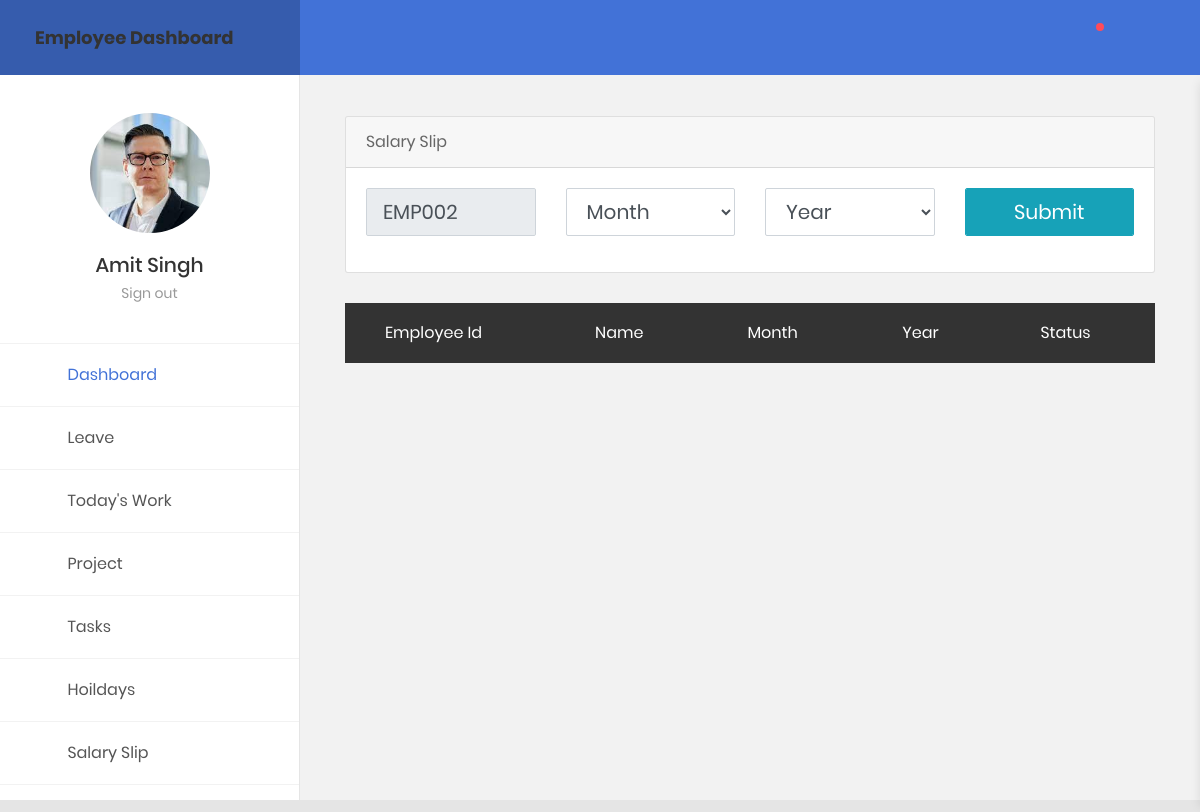
The page /employeeDashboard/paySlip (signed in) on the database its author committed.
### EMS/models.py (models this page shows, shortened)
class Employee(models.Model):
    fname = models.CharField(max_length=20)
    lname = models.CharField(max_length=20)
    contact = models.IntegerField()
    gender = models.CharField(max_length=20)
    dob=models.DateField()
    address=models.CharField(max_length=30)
    state=models.CharField(max_length=20)
    bloodGroup=models.CharField(max_length=20)
    managerName=models.CharField(max_length=30,null=True)
    managerId = models.CharField(max_length=20, null=True)
    joinDate=models.DateField(null=True)
    salary=models.IntegerField(null=True, default=30000)
    leave=models.IntegerField(null=True, default=14)
    qualification=models.CharField(max_length=30)
    activation_Date = models.DateTimeField(null=True)
    deactivation_Date = models.DateTimeField(null=True)
    account = models.CharField(max_length=20, default="Deactive")
    emailId=models.EmailField()
    password=models.CharField(max_length=20)
    resume = models.FileField(upload_to='documents', null=True)
    about = models.CharField(max_length=40, null=True)
    image =models.ImageField(upload_to='images/', null=True)
    empCode = models.CharField(primary_key=True, editable=False, max_length=10, unique=True,default="None")

### EMS/views.py (the view)
# urls.py: path('employeeDashboard/paySlip', views.paySlip, name="paySlip"),
def paySlip(request):
    if request.session.has_key('empid'):
        id = request.session['empid']
        fname = request.session['fname']
        lname = request.session['lname']
        empImage = get_object_or_404(Employee, empCode=id)
        param = {'fname': fname, 'lname': lname, 'id': id, 'empImage': empImage}
        return render(request, "employeeDashboard/paySlip.html", param)

### EMS/templates/employeeDashboard/paySlip.html (shortened to what this page needs)
{% extends 'employeeDashboard/base.html' %}
{% load static %}
{% block content %}
<div class="main-content">
    <div class="section__content section__content--p30">
        <div class="container-fluid">
<div class="content-wrapper">
 <section class="content">
	                   <div class="row">
                            <div class="col-lg-12">
                                <div class="card">
                                    <div class="card-header">Salary Slip</div>
                                    <div class="card-body">
                                      		<form action="/searchPaySlip/" method="post">
			                                  <div class="row form-group">
                                                <div class="col-12 col-md-3">
													<input type="text" name="eid" value="{{id}}" class="form-control-lg form-control" readonly>
                                                  </div>
                                                    <div class="col-12 col-md-3">
														<select name="month"  class="form-control-lg form-control">
                                            			<option value="">Month</option>
							                    	</select>
                                                    </div>
												  <div class="col-12 col-md-3">
														<select name="year"  class="form-control-lg form-control">
                                            			<option value="">Year</option>
							                				</select>
                                                    </div>
                                                    <div class="col-12 col-md-3">
                                                        <input type="submit" class="form-control-lg form-control btn btn-lg btn-info btn-block">
                                                    </div>
                                            </div>
                                        </form>
                                    </div>
                                </div>
                            </div>
					   </div>
	       <div class="row">
                            <div class="col-md-12">
                                <div class="">
                                    <table class="table table-borderless  table-striped table-earning">
                                  <thead>
                                    <tr>
											<th>Employee Id</th>
                                            <th>Name</th>
                                			<th>Month</th>
											<th>Year</th>
											<th>Status</th>
						            </tr>
                                  </thead>
                                    </table>
                                </div>
                            </div>
                        </div>
    </div>
</div>
{% endblock %}

### EMS/templates/employeeDashboard/base.html (shortened to what this page needs)
{% load static %}
<html lang="en">
<head>
</head>
<body>
<html lang="en">
<head>
    <link href="{% static 'employeeStatic/css/font-face.css' %}" rel="stylesheet" media="all">
    <link href="{% static 'employeeStatic/vendor/font-awesome-4.7/css/font-awesome.min.css' %}" rel="stylesheet" media="all">
    <link href="{% static 'employeeStatic/vendor/font-awesome-5/css/fontawesome-all.min.css' %}" rel="stylesheet" media="all">
    <link href="{% static 'employeeStatic/vendor/mdi-font/css/material-design-iconic-font.min.css' %}" rel="stylesheet" media="all">
    <link href="{% static 'employeeStatic/vendor/bootstrap-4.1/bootstrap.min.css' %}" rel="stylesheet" media="all">
    <link href="{% static 'employeeStatic/vendor/animsition/animsition.min.css' %}" rel="stylesheet" media="all">
    <link href="{% static 'employeeStatic/vendor/bootstrap-progressbar/bootstrap-progressbar-3.3.4.min.css' %}" rel="stylesheet" media="all">
    <link href="{% static 'employeeStatic/vendor/wow/animate.css' %}" rel="stylesheet" media="all">
    <link href="{% static 'employeeStatic/vendor/css-hamburgers/hamburgers.min.css' %}" rel="stylesheet" media="all">
    <link href="{% static 'employeeStatic/vendor/slick/slick.css' %}" rel="stylesheet" media="all">
    <link href="{% static 'employeeStatic/vendor/select2/select2.min.css' %}" rel="stylesheet" media="all">
    <link href="{% static 'employeeStatic/vendor/perfect-scrollbar/perfect-scrollbar.css' %}" rel="stylesheet" media="all">
    <link href="{% static 'employeeStatic/vendor/vector-map/jqvmap.min.css' %}" rel="stylesheet" media="all">
    <link href="{% static 'employeeStatic/css/theme.css' %}" rel="stylesheet" media="all">
</head>
<body class="animsition">
    <div class="page-wrapper">
        <aside class="menu-sidebar2">
            <div class="logo">
                <a href="#">
                    <h4>Employee Dashboard</h4>
                </a>
            </div>
            <div class="menu-sidebar2__content js-scrollbar1">
                <div class="account2">
                    <div class="image img-cir img-120">
                        <img src="{{empImage.image.url}}" alt="John Doe" />
                    </div>
                    <h4 class="name">{{fname}} {{lname}}</h4>
                    <a href="{% url 'logOut' %}">Sign out</a>
                </div>
                <nav class="navbar-sidebar2">
                    <ul class="list-unstyled navbar__list">
                        <li class="active has-sub">
                            <a class="js-arrow" href="{% url 'employeeDashboard' %}">
                                <i class="fas fa-tachometer-alt"></i>Dashboard
                            </a>
                        </li>
                        <li class="has-sub">
                            <a class="js-arrow" href="#">
                                <i class="fas fa-copy"></i>Leave
                                <span class="arrow">
                                    <i class="fas fa-angle-down"></i>
                                </span>
                            </a>
                        </li>
                        <li>
                            <a href="{% url 'workUpload' %}">
                                <i class="fas fa-shopping-basket"></i>Today's Work</a>
                        </li>
                        <li>
                            <a href="{% url 'projectEmployee' %}">
                                <i class="fas fa-table"></i>Project</a>
                        </li>
                        <li>
                            <a href="{% url 'tasksDetails' %}">
                                <i class="fas fa-pencil-square"></i>Tasks</a>
                        </li>
                        <li>
                            <a href="{% url 'employeeHolidays' %}">
                                <i class="fas fa-calendar-o"></i>Hoildays</a>
                        </li>
                        <li>
                            <a href="{% url 'paySlip' %}">
                                <i class="fas fa-calendar-o"></i>Salary Slip</a>
                        </li>
                    </ul>
                </nav>
            </div>
        </aside>
        <div class="page-container2">
            <header class="header-desktop2">
                <div class="section__content section__content--p30">
                    <div class="container-fluid">
                        <div class="header-wrap2">
                            <div class="header-button2">
                                <div class="header-button-item js-item-menu">
                                    <i class="zmdi zmdi-search"></i>
                                </div>
                                <div class="header-button-item has-noti js-item-menu">
                                    <i class="zmdi zmdi-notifications"></i>
                                </div>
                                <div class="header-button-item mr-0 js-sidebar-btn">
                                    <i class="zmdi zmdi-menu"></i>
                                </div>
                            </div>
                        </div>
                    </div>
                </div>
            </header>
        {% block content %}
        {% endblock%}
</body>
</html>

### rows shown on the page
Employee: image (picture), fname "Amit", lname "Singh"
